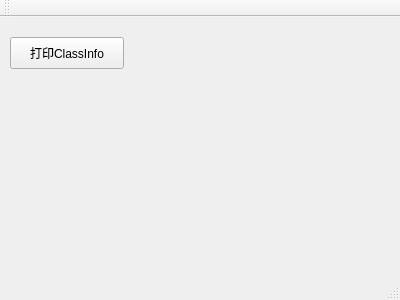
<?xml version="1.0" encoding="UTF-8"?>
<ui version="4.0">
 <class>MainWindow</class>
 <widget class="QMainWindow" name="MainWindow">
  <property name="geometry">
   <rect>
    <x>0</x>
    <y>0</y>
    <width>400</width>
    <height>300</height>
   </rect>
  </property>
  <property name="windowTitle">
   <string>MainWindow</string>
  </property>
  <widget class="QWidget" name="centralWidget">
   <widget class="QPushButton" name="showBtn">
    <property name="geometry">
     <rect>
      <x>10</x>
      <y>20</y>
      <width>114</width>
      <height>32</height>
     </rect>
    </property>
    <property name="text">
     <string>打印ClassInfo</string>
    </property>
   </widget>
  </widget>
  <widget class="QMenuBar" name="menuBar">
   <property name="geometry">
    <rect>
     <x>0</x>
     <y>0</y>
     <width>400</width>
     <height>22</height>
    </rect>
   </property>
  </widget>
  <widget class="QToolBar" name="mainToolBar">
   <attribute name="toolBarArea">
    <enum>TopToolBarArea</enum>
   </attribute>
   <attribute name="toolBarBreak">
    <bool>false</bool>
   </attribute>
  </widget>
  <widget class="QStatusBar" name="statusBar"/>
 </widget>
 <layoutdefault spacing="6" margin="11"/>
 <resources/>
 <connections/>
</ui>
